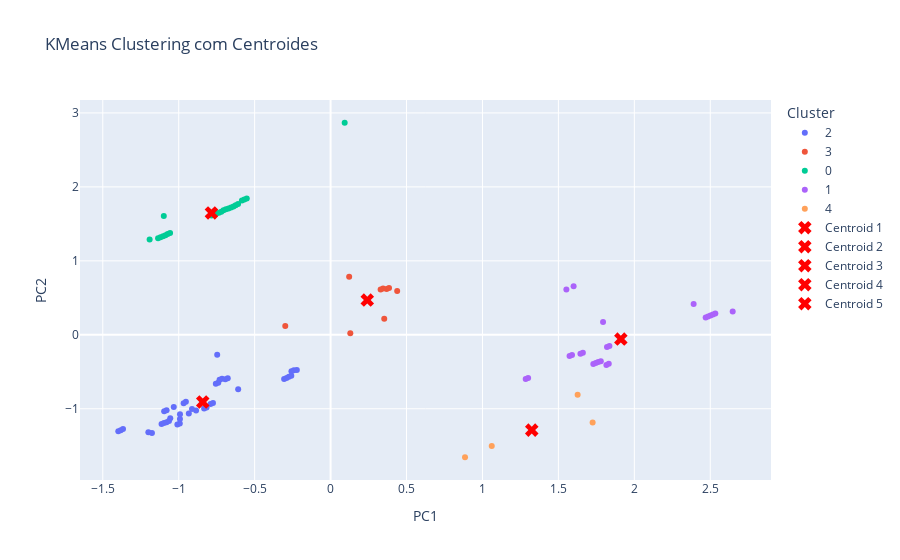

The cell this chart's notebook holds for it:
### Code cell
def plot_kmeans_clusters(df, kmeans, labels, scaled_data):
    """
    Cria um gráfico interativo em 2D ou 3D usando Plotly, mostrando os clusters e os centroides.

    Args:
        df (pd.DataFrame): DataFrame original.
        kmeans (KMeans): Modelo KMeans treinado.
        labels (np.ndarray): Rótulos dos clusters para cada amostra.
        scaled_data (np.ndarray): Dados escalonados usados no KMeans.

    Returns:
        None: Exibe o gráfico interativo com Plotly.
    """
    # Reduzir a dimensionalidade para 2D com PCA (caso tenha mais de 2 dimensões)
    if scaled_data.shape[1] > 2:
        from sklearn.decomposition import PCA
        pca = PCA(n_components=2)
        reduced_data = pca.fit_transform(scaled_data)
    else:
        reduced_data = scaled_data

    # Criar DataFrame com os componentes principais ou dados originais
    plot_df = pd.DataFrame(reduced_data, columns=['PC1', 'PC2'])
    plot_df['cluster'] = labels

    # Adicionar os centroides ao gráfico
    centroids = kmeans.cluster_centers_
    if scaled_data.shape[1] > 2:
        centroids = pca.transform(centroids)

    # Gráfico de dispersão com Plotly
    fig = px.scatter(
        plot_df, x='PC1', y='PC2', color=plot_df['cluster'].astype(str),
        title="KMeans Clustering com Centroides",
        labels={'color': 'Cluster'}
    )

    # Adicionar os centroides ao gráfico
    for i, centroid in enumerate(centroids):
        fig.add_scatter(
            x=[centroid[0]], y=[centroid[1]], 
            mode='markers', 
            marker=dict(size=12, symbol='x', color='red'),
            name=f'Centroid {i+1}'
        )

    fig.show()


# Exibir o gráfico interativo
plot_kmeans_clusters(df, kmeans_modelo, labels, scaled_data)

### Figure 1 — Plotly figure (JSON) as saved in the notebook; plotly's stock layout.template omitted (floating-point values rounded to 4 significant figures)
{"data": [{"hovertemplate": "Cluster=2<br>PC1=%{x}<br>PC2=%{y}<extra></extra>", "legendgroup": "2", "marker": {"color": "#636efa", "symbol": "circle"}, "mode": "markers", "name": "2", "orientation": "v", "showlegend": true, "type": "scatter", "x": [-1.398, -1.382, -1.367, -1.096, -1.08, -1.033, -0.9528, -0.7466, -0.9675, -1.2, -1.176, -1.113, -1.097, -1.08, -1.064, -1.009, -0.9929, -0.9919, -0.9336, -0.8857, -0.8327, -0.8167, -0.7904, -0.7745, -0.7556, -0.7396, -0.7311, -0.7151, -0.6931, -0.6771, -1.056, -0.9917, -0.9125, -0.6086, -0.3059, -0.2899, -0.2747, -0.2587, -0.2577, -0.2417, -0.2223], "xaxis": "x", "y": [-1.304, -1.29, -1.273, -1.034, -1.02, -0.9762, -0.9058, -0.2705, -0.9238, -1.318, -1.327, -1.206, -1.192, -1.18, -1.167, -1.212, -1.198, -1.137, -1.064, -1.022, -0.9956, -0.9817, -0.936, -0.922, -0.6605, -0.6466, -0.6091, -0.5952, -0.6002, -0.5862, -1.129, -1.073, -1.002, -0.7375, -0.5979, -0.5841, -0.5678, -0.5539, -0.4928, -0.4789, -0.4759], "yaxis": "y"}, {"hovertemplate": "Cluster=3<br>PC1=%{x}<br>PC2=%{y}<extra></extra>", "legendgroup": "3", "marker": {"color": "#EF553B", "symbol": "circle"}, "mode": "markers", "name": "3", "orientation": "v", "showlegend": true, "type": "scatter", "x": [0.1223, -0.2984, 0.4384, 0.3533, 0.1298, 0.3689, 0.3848, 0.3453, 0.3294], "xaxis": "x", "y": [0.7844, 0.1175, 0.5917, 0.2177, 0.02171, 0.618, 0.6319, 0.6277, 0.6138], "yaxis": "y"}, {"hovertemplate": "Cluster=0<br>PC1=%{x}<br>PC2=%{y}<extra></extra>", "legendgroup": "0", "marker": {"color": "#00cc96", "symbol": "circle"}, "mode": "markers", "name": "0", "orientation": "v", "showlegend": true, "type": "scatter", "x": [-1.098, 0.0928, -1.192, -0.7841, -0.7682, -0.7354, -0.6722, -0.6554, -0.6394, -0.625, -0.609, -1.12, -0.7521, -0.7194, -0.705, -0.689, -1.136, -1.103, -1.087, -1.073, -1.057, -0.5838, -0.5679, -0.5519], "xaxis": "x", "y": [1.605, 2.867, 1.288, 1.612, 1.626, 1.651, 1.709, 1.72, 1.734, 1.753, 1.767, 1.32, 1.639, 1.665, 1.684, 1.698, 1.306, 1.331, 1.345, 1.364, 1.378, 1.816, 1.83, 1.844], "yaxis": "y"}, {"hovertemplate": "Cluster=1<br>PC1=%{x}<br>PC2=%{y}<extra></extra>", "legendgroup": "1", "marker": {"color": "#ab63fa", "symbol": "circle"}, "mode": "markers", "name": "1", "orientation": "v", "showlegend": true, "type": "scatter", "x": [1.6, 2.47, 2.486, 2.502, 2.517, 1.285, 1.301, 1.661, 1.574, 1.59, 1.762, 1.816, 1.832, 1.82, 2.648, 1.779, 1.553, 1.794, 1.645, 1.73, 1.746, 1.836, 2.533, 2.391], "xaxis": "x", "y": [0.656, 0.2326, 0.2467, 0.2609, 0.275, -0.5988, -0.5849, -0.2416, -0.2875, -0.2736, -0.3675, -0.4079, -0.3927, -0.1637, 0.3148, -0.3566, 0.6131, 0.1748, -0.2555, -0.3938, -0.3806, -0.1498, 0.2892, 0.4151], "yaxis": "y"}, {"hovertemplate": "Cluster=4<br>PC1=%{x}<br>PC2=%{y}<extra></extra>", "legendgroup": "4", "marker": {"color": "#FFA15A", "symbol": "circle"}, "mode": "markers", "name": "4", "orientation": "v", "showlegend": true, "type": "scatter", "x": [1.061, 0.8852, 1.627, 1.725], "xaxis": "x", "y": [-1.503, -1.655, -0.8105, -1.185], "yaxis": "y"}, {"marker": {"color": "red", "size": 12, "symbol": "x"}, "mode": "markers", "name": "Centroid 1", "type": "scatter", "x": [-0.7846], "y": [1.648]}, {"marker": {"color": "red", "size": 12, "symbol": "x"}, "mode": "markers", "name": "Centroid 2", "type": "scatter", "x": [1.911], "y": [-0.05736]}, {"marker": {"color": "red", "size": 12, "symbol": "x"}, "mode": "markers", "name": "Centroid 3", "type": "scatter", "x": [-0.8417], "y": [-0.9084]}, {"marker": {"color": "red", "size": 12, "symbol": "x"}, "mode": "markers", "name": "Centroid 4", "type": "scatter", "x": [0.2415], "y": [0.4694]}, {"marker": {"color": "red", "size": 12, "symbol": "x"}, "mode": "markers", "name": "Centroid 5", "type": "scatter", "x": [1.325], "y": [-1.288]}], "layout": {"legend": {"title": {"text": "Cluster"}, "tracegroupgap": 0}, "title": {"text": "KMeans Clustering com Centroides"}, "xaxis": {"anchor": "y", "domain": [0, 1], "title": {"text": "PC1"}}, "yaxis": {"anchor": "x", "domain": [0, 1], "title": {"text": "PC2"}}}}
